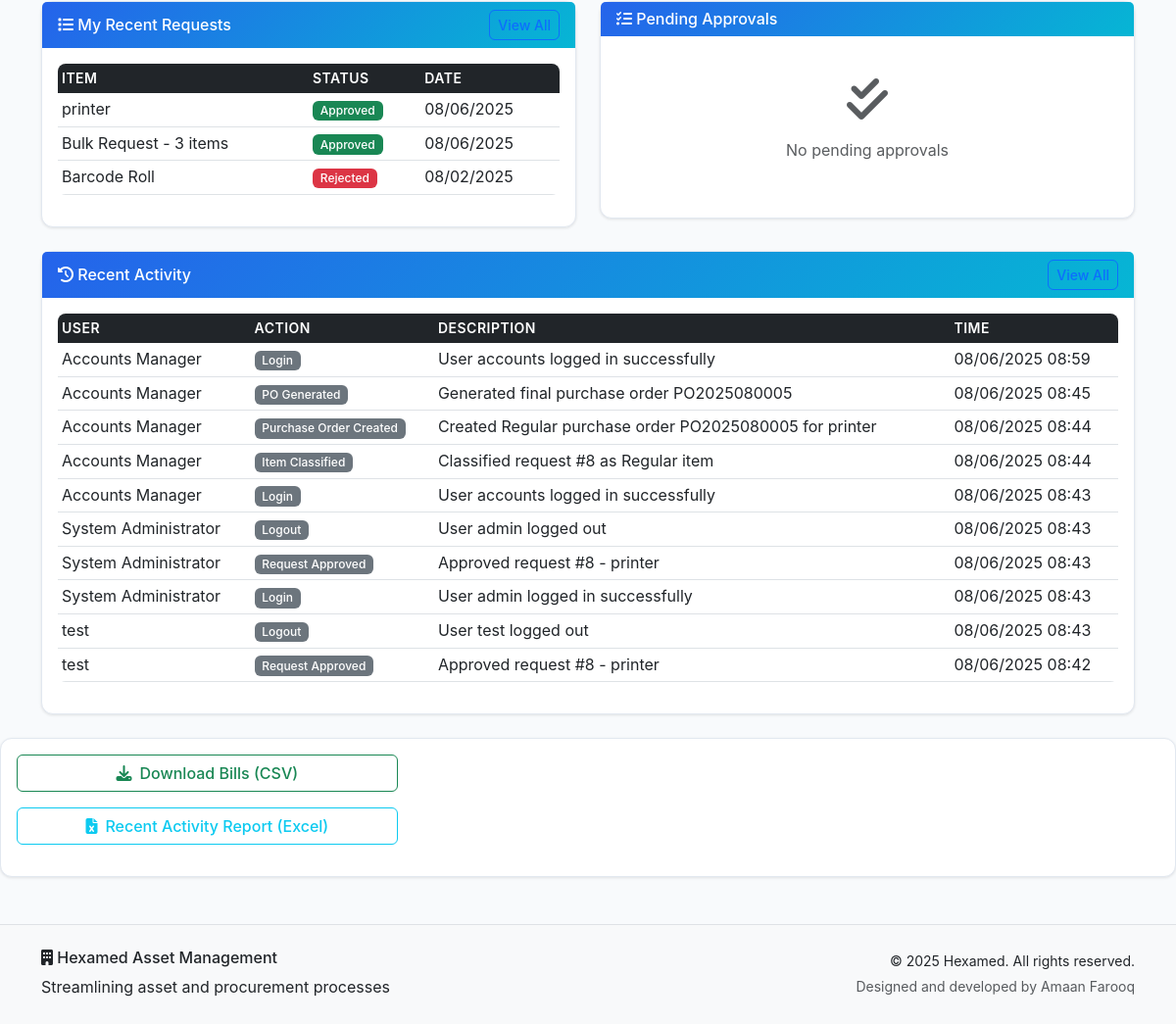
/dashboard (signed in, lower part), run on an earlier commit of the app's database.
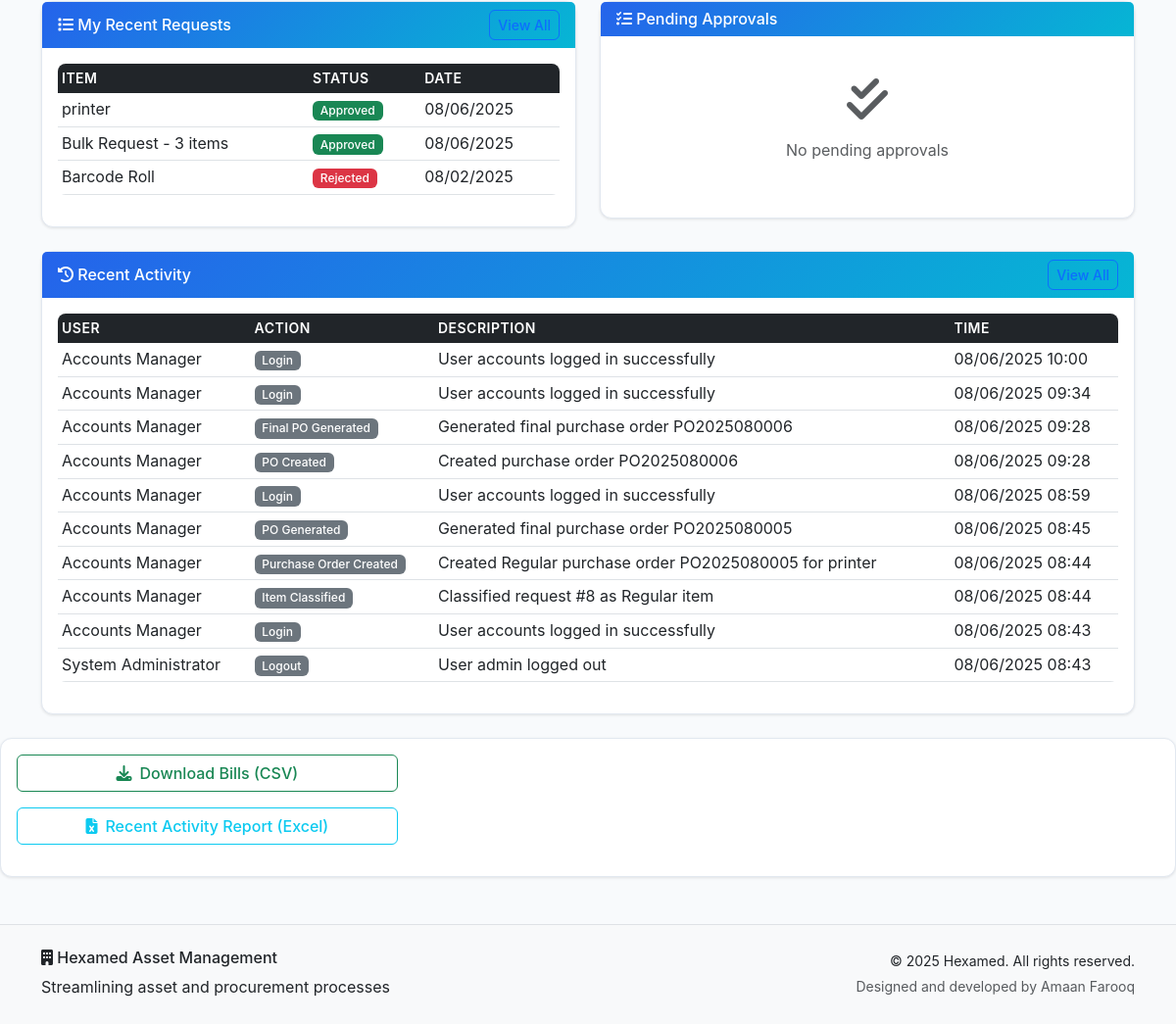
And on a later commit of the database.
### models.py (models this page shows, shortened)
class AssetRequest(db.Model):
    id = db.Column(db.Integer, primary_key=True)
    item_name = db.Column(db.String(200), nullable=False)
    quantity = db.Column(db.Integer, nullable=False)
    purpose = db.Column(db.Text, nullable=False)
    request_type = db.Column(db.String(50), nullable=False)
    estimated_cost = db.Column(db.Float)
    urgency = db.Column(db.String(20), default='Normal')
    is_bulk_request = db.Column(db.Boolean, default=False)
    bulk_items = db.Column(db.Text)  # JSON array of items for bulk requests
    item_classification = db.Column(db.String(20))  # 'Regular' or 'Specific' - set by SCM
    status = db.Column(db.String(20), default='Pending')
    current_approval_level = db.Column(db.Integer, default=1)
    floor = db.Column(db.String(50))
    fulfilled_from_asset_id = db.Column(db.Integer, db.ForeignKey('asset.id'))
    fulfilled_quantity = db.Column(db.Integer, default=0)
    fulfilled_by = db.Column(db.Integer, db.ForeignKey('user.id'))
    fulfilled_at = db.Column(db.DateTime)
    fulfillment_notes = db.Column(db.Text)
    created_at = db.Column(db.DateTime, default=datetime.utcnow)
    updated_at = db.Column(db.DateTime, default=datetime.utcnow, onupdate=datetime.utcnow)
    user_id = db.Column(db.Integer, db.ForeignKey('user.id'), nullable=False)
    uploaded_files = db.relationship('UploadedFile', backref='request', lazy=True, cascade='all, delete-orphan')
    approvals = db.relationship('Approval', backref='request', lazy=True, cascade='all, delete-orphan')
    fulfilled_from_asset = db.relationship('Asset', foreign_keys=[fulfilled_from_asset_id])
    fulfilled_by_user = db.relationship('User', foreign_keys=[fulfilled_by])

class ActivityLog(db.Model):
    id = db.Column(db.Integer, primary_key=True)
    action = db.Column(db.String(100), nullable=False)
    description = db.Column(db.Text, nullable=False)
    timestamp = db.Column(db.DateTime, default=datetime.utcnow)
    ip_address = db.Column(db.String(45))
    user_id = db.Column(db.Integer, db.ForeignKey('user.id'), nullable=False)
    request_id = db.Column(db.Integer, db.ForeignKey('asset_request.id'), nullable=True)
    user = db.relationship('User', backref='activities')
    request = db.relationship('AssetRequest', backref='activities')

class User(db.Model):
    id = db.Column(db.Integer, primary_key=True)
    username = db.Column(db.String(80), unique=True, nullable=False)
    email = db.Column(db.String(120), unique=True, nullable=False)
    password_hash = db.Column(db.String(256), nullable=False)
    role = db.Column(db.String(50), nullable=False, default='User')
    full_name = db.Column(db.String(100), nullable=False)
    floor = db.Column(db.String(50))
    department = db.Column(db.String(100))
    created_at = db.Column(db.DateTime, default=datetime.utcnow)
    is_active = db.Column(db.Boolean, default=True)
    requests = db.relationship('AssetRequest', foreign_keys='AssetRequest.user_id', backref='requester', lazy=True)

### routes.py (the view)
    def decorated_function(*args, **kwargs):
        if 'user_id' not in session:
            flash('Please log in to access this page.', 'warning')
            return redirect(url_for('login'))
        return f(*args, **kwargs)

### routes.py (called while the page is built)
def require_login(f):
    def decorated_function(*args, **kwargs):
        if 'user_id' not in session:
            flash('Please log in to access this page.', 'warning')
            return redirect(url_for('login'))
        return f(*args, **kwargs)
    decorated_function.__name__ = f.__name__
    return decorated_function

### templates/dashboard.html (shortened to what the changed rows need)
{% extends "base.html" %}
{% block content %}
<div class="container my-4">
    <div class="row">
        <div class="col-lg-6 mb-4">
            <div class="card">
                <div class="card-body">
                    {% if user_requests %}
                        <div class="table-responsive">
                            <table class="table table-sm">
                                <thead>
                                    <tr>
                                        <th>Item</th>
                                        <th>Status</th>
                                        <th>Date</th>
                                    </tr>
                                </thead>
                                <tbody>
                                    {% for req in user_requests %}
                                    <tr>
                                        <td>{{ req.item_name }}</td>
                                        <td>
                                            {% if req.status == 'Pending' %}
                                                <span class="badge bg-warning">{{ req.status }}</span>
                                            {% elif req.status == 'Approved' %}
                                                <span class="badge bg-success">{{ req.status }}</span>
                                            {% elif req.status == 'Rejected' %}
                                                <span class="badge bg-danger">{{ req.status }}</span>
                                            {% else %}
                                                <span class="badge bg-secondary">{{ req.status }}</span>
                                            {% endif %}
                                        </td>
                                        <td>{{ req.created_at.strftime('%m/%d/%Y') if req.created_at else 'N/A' }}</td>
                                    </tr>
                                    {% endfor %}
                                </tbody>
                            </table>
                        </div>
                    {% else %}
                        <div class="text-center py-4">
                            <i class="fas fa-inbox fa-3x text-muted mb-3"></i>
                            <p class="text-muted">No requests yet</p>
                            <a href="{{ url_for('create_request') }}" class="btn btn-primary">Create Your First Request</a>
                        </div>
                    {% endif %}
                </div>
            </div>
        </div>
    </div>
    <div class="row">
        <div class="col-12">
            <div class="card">
                <div class="card-body">
                    {% if recent_activities %}
                        <div class="table-responsive">
                            <table class="table table-sm">
                                <thead>
                                    <tr>
                                        <th>User</th>
                                        <th>Action</th>
                                        <th>Description</th>
                                        <th>Time</th>
                                    </tr>
                                </thead>
                                <tbody>
                                    {% for activity in recent_activities %}
                                    <tr>
                                        <td>{{ activity.user.full_name }}</td>
                                        <td>
                                            <span class="badge bg-secondary">{{ activity.action }}</span>
                                        </td>
                                        <td>{{ activity.description }}</td>
                                        <td>{{ activity.timestamp.strftime('%m/%d/%Y %H:%M') if activity.timestamp else 'N/A' }}</td>
                                    </tr>
                                    {% endfor %}
                                </tbody>
                            </table>
                        </div>
                    {% else %}
                        <div class="text-center py-4">
                            <i class="fas fa-history fa-3x text-muted mb-3"></i>
                            <p class="text-muted">No recent activity</p>
                        </div>
                    {% endif %}
                </div>
            </div>
        </div>
    </div>
</div>
{% endblock %}

What changed in the data, as far as the page shows it:
no longer on this page (row unchanged): ActivityLog: user.full_name "System Administrator", action "Request Approved", description "Approved request #8 - printer", timestamp "08/06/2025 08:43"
no longer on this page (row unchanged): ActivityLog: user.full_name "System Administrator", action "Login", description "User admin logged in successfully", timestamp "08/06/2025 08:43"
no longer on this page (row unchanged): ActivityLog: user.full_name "test", action "Logout", description "User test logged out", timestamp "08/06/2025 08:43"
no longer on this page (row unchanged): ActivityLog: user.full_name "test", action "Request Approved", description "Approved request #8 - printer", timestamp "08/06/2025 08:42"
added ActivityLog: user.full_name "Accounts Manager", action "Login", description "User accounts logged in successfully", timestamp "08/06/2025 10:00"
added ActivityLog: user.full_name "Accounts Manager", action "Login", description "User accounts logged in successfully", timestamp "08/06/2025 09:34"
added ActivityLog: user.full_name "Accounts Manager", action "Final PO Generated", description "Generated final purchase order PO2025080006", timestamp "08/06/2025 09:28"
added ActivityLog: user.full_name "Accounts Manager", action "PO Created", description "Created purchase order PO2025080006", timestamp "08/06/2025 09:28"
